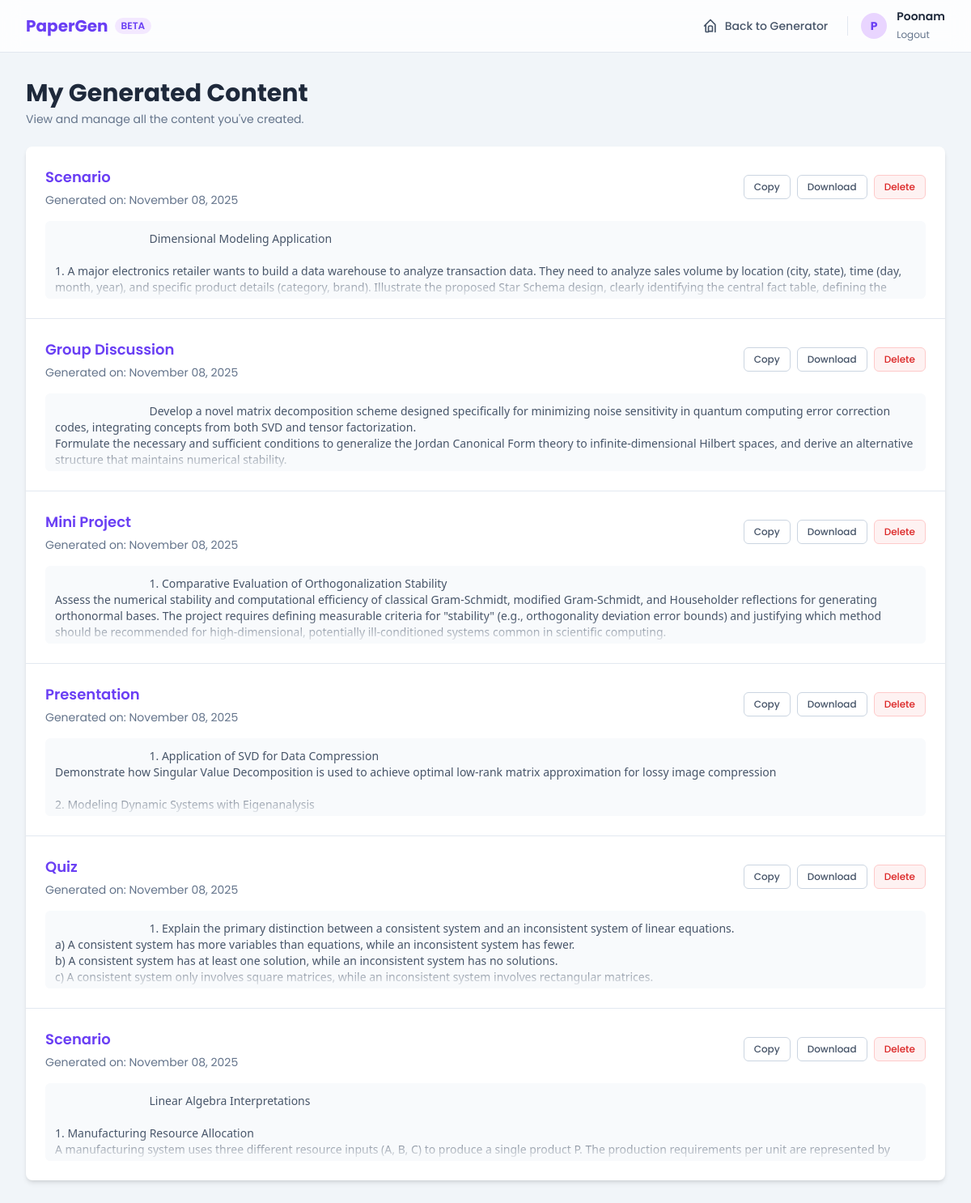
Page /dashboard (signed in) on the committed database.
### app.py (models this page shows, shortened)
class User(db.Model, UserMixin):
    id = db.Column(db.Integer, primary_key=True)
    username = db.Column(db.String(50), unique=True, nullable=False)
    email = db.Column(db.String(120), unique=True, nullable=False)
    password_hash = db.Column(db.String(128), nullable=False)
    verified = db.Column(db.Boolean, default=False)
    created_at = db.Column(db.DateTime, default=db.func.current_timestamp())
    contents = db.relationship('GeneratedContent', backref='author', lazy=True)

class GeneratedContent(db.Model):
    id = db.Column(db.Integer, primary_key=True)
    content_type = db.Column(db.String(50), nullable=False)
    generated_text = db.Column(db.Text, nullable=False)
    created_at = db.Column(db.DateTime, default=db.func.current_timestamp())
    user_id = db.Column(db.Integer, db.ForeignKey('user.id'), nullable=False)

### app.py (the view)
@app.route('/dashboard')
@login_required
def dashboard():
    contents = GeneratedContent.query.filter_by(author=current_user).order_by(GeneratedContent.created_at.desc()).all()
    return render_template('dashboard.html', contents=contents)

### app.py (called while the page is built)
@login_manager.user_loader
def load_user(user_id):
    return User.query.get(int(user_id))

### templates/dashboard.html (shortened to what this page needs)
<!DOCTYPE html>
<html lang="en">
<head>
    <script src="https://cdn.tailwindcss.com"></script>
</head>
<body class="bg-slate-100">
    <header class="bg-white/80 backdrop-blur-md border-b border-slate-200 sticky top-0 z-30">
        <div class="max-w-7xl mx-auto px-4 sm:px-6 lg:px-8">
            <div class="flex items-center justify-between h-16">
                <div class="flex-shrink-0 flex items-center gap-2">
                    <h1 class="text-xl font-bold text-[#6A3FF4]">PaperGen</h1>
                    <span class="bg-purple-100 text-[#6A3FF4] text-xs font-semibold px-2 py-0.5 rounded-full uppercase">Beta</span>
                </div>
                <div class="flex items-center gap-2 sm:gap-4">
                    <a href="{{ url_for('home') }}" class="text-xs sm:text-sm font-medium text-slate-600 hover:text-[#6A3FF4] transition-colors flex items-center gap-2 p-2 rounded-md hover:bg-slate-100">
                        <svg class="w-5 h-5" fill="none" stroke="currentColor" viewBox="0 0 24 24" xmlns="http://www.w3.org/2000/svg"><path stroke-linecap="round" stroke-linejoin="round" stroke-width="2" d="M3 12l2-2m0 0l7-7 7 7M5 10v10a1 1 0 001 1h3m10 0V10M9 20v-6a2 2 0 012-2h2a2 2 0 012 2v6m-6 0h6"></path></svg>
                        <span class="hidden sm:inline">Back to Generator</span>
                    </a>
                    <div class="flex items-center gap-3">
                         <div class="w-8 h-8 rounded-full bg-purple-200 text-[#6A3FF4] flex-shrink-0 flex items-center justify-center font-bold text-sm">
                            {{ current_user.username[0] | upper }}
                        </div>
                        <div class="hidden sm:block">
                             <p class="text-sm font-semibold text-slate-800 truncate">{{ current_user.username }}</p>
                             <a href="{{ url_for('logout') }}" class="text-xs text-slate-500 hover:underline">Logout</a>
                        </div>
                    </div>
                </div>
            </div>
        </div>
    </header>
    <main class="max-w-7xl w-full mx-auto px-4 sm:px-6 lg:px-8 py-8">
        <div class="mb-6 text-center sm:text-left">
            <h1 class="text-2xl sm:text-3xl font-bold text-slate-800">My Generated Content</h1>
            <p class="mt-1 text-sm text-slate-500">View and manage all the content you've created.</p>
        </div>
        <div class="bg-white rounded-lg shadow-md overflow-hidden">
            <ul id="content-list" class="divide-y divide-slate-200">
                {% if contents %}
                    {% for content in contents %}
                    <li class="p-4 sm:p-6 hover:bg-slate-50 transition-colors content-item cursor-pointer" data-full-text="{{ content.generated_text | e }}">
                        <div class="flex flex-col sm:flex-row sm:items-center sm:justify-between">
                            <div class="text-center sm:text-left">
                                <h3 class="text-base sm:text-lg font-semibold text-[#6A3FF4]">{{ content.content_type }}</h3>
                                <p class="text-xs sm:text-sm text-slate-500 mt-1">Generated on: {{ content.created_at.strftime('%B %d, %Y') }}</p>
                            </div>
                            <div class="flex items-center justify-center gap-2 mt-4 sm:mt-0 z-10">
                                <button class="copy-btn text-xs font-medium text-slate-600 bg-white border border-slate-300 rounded-md px-3 py-1.5 hover:bg-slate-100 transition-colors" data-clipboard-text="{{ content.generated_text | e }}">Copy</button>
                                <button class="download-btn text-xs font-medium text-slate-600 bg-white border border-slate-300 rounded-md px-3 py-1.5 hover:bg-slate-100 transition-colors" data-download-text="{{ content.generated_text | e }}" data-download-filename="{{ content.content_type | lower }}_{{ content.id }}.txt">Download</button>
                                <button class="delete-btn text-xs font-medium text-red-600 bg-red-50 border border-red-200 rounded-md px-3 py-1.5 hover:bg-red-100 transition-colors" data-content-id="{{ content.id }}">Delete</button>
                            </div>
                        </div>
                        <div class="mt-4">
                            <pre class="text-sm text-slate-600 whitespace-pre-wrap font-sans bg-slate-50 p-3 rounded-md max-h-24 overflow-hidden relative pointer-events-none">
                                {{ content.generated_text }}
                                <div class="absolute bottom-0 left-0 right-0 h-8 bg-gradient-to-t from-slate-50 to-transparent"></div>
                            </pre>
                        </div>
                    </li>
                    {% endfor %}
                {% endif %}
            </ul>
        </div>
    </main>
</body>
</html>

### templates/dashboard.html (style rules this page uses)
body { font-family: 'Poppins', sans-serif; }

### rows in the picture
User: username "P", username "Poonam"
GeneratedContent: content_type "Scenario", created_at "November 08, 2025", generated_text "Dimensional Modeling Application 1. A major electronics retailer wants to build a data warehouse to analyze transaction data. They need to analyze sales volume by location (city, state), time (day, month, year), and specific product details (category, brand). Illustrate the proposed Star Schema design, clearly identifying the central fact table, defining the…"
GeneratedContent: content_type "Group Discussion", created_at "November 08, 2025", generated_text "Develop a novel matrix decomposition scheme designed specifically for minimizing noise sensitivity in quantum computing error correction codes, integrating concepts from both SVD and tensor factorization. Formulate the necessary and sufficient conditions to generalize the Jordan Canonical Form theory to infinite-dimensional Hilbert spaces, and derive an alternative structure that maintains numerical stability.…"
GeneratedContent: content_type "Mini Project", created_at "November 08, 2025", generated_text "1. Comparative Evaluation of Orthogonalization Stability Assess the numerical stability and computational efficiency of classical Gram-Schmidt, modified Gram-Schmidt, and Householder reflections for generating orthonormal bases. The project requires defining measurable criteria for \"stability\" (e.g., orthogonality deviation error bounds) and justifying which method should be recommended for high-dimensional, potentially ill-conditioned systems common in scientific computing.…"
GeneratedContent: content_type "Presentation", created_at "November 08, 2025", generated_text "1. Application of SVD for Data Compression Demonstrate how Singular Value Decomposition is used to achieve optimal low-rank matrix approximation for lossy image compression 2. Modeling Dynamic Systems with Eigenanalysis…"
GeneratedContent: content_type "Quiz", created_at "November 08, 2025", generated_text "1. Explain the primary distinction between a consistent system and an inconsistent system of linear equations. a) A consistent system has more variables than equations, while an inconsistent system has fewer. b) A consistent system has at least one solution, while an inconsistent system has no solutions. c) A consistent system only involves square matrices, while an inconsistent system involves rectangular matrices.…"
GeneratedContent: content_type "Scenario", created_at "November 08, 2025", generated_text "Linear Algebra Interpretations 1. Manufacturing Resource Allocation A manufacturing system uses three different resource inputs (A, B, C) to produce a single product P. The production requirements per unit are represented by…"
